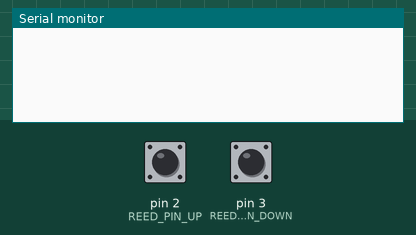
Bench run of a sketch on a simulated Arduino Uno, built with avr-gcc and run on an emulated ATmega328P. On the bench: the last lines printed to the serial monitor. Inputs (shaded band) come from the test bench; at power-on: pin 2 (REED_PIN_UP) HIGH, pin 3 (REED_PIN_DOWN) HIGH.

Above: at 1.2 s.
1.3 s: pin 2 (REED_PIN_UP) pulled LOW for 0.15 s
At 2.1 s:
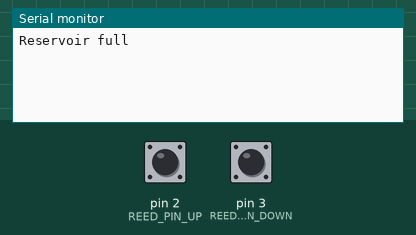
2.9 s: pin 3 (REED_PIN_DOWN) pulled LOW for 0.15 s
At 3.3 s:
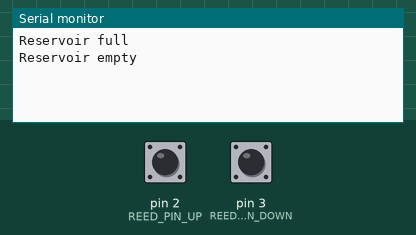

Measured:
- after the input at 1.3 s, the serial monitor: prints a new line at once (image 1)
- after the input at 2.9 s, the serial monitor: prints a new line at once (image 2)

The sketch:

wickingbed.ino
```cpp
const int REED_PIN_UP = 2;	// Pin connected to reed switch
const int REED_PIN_DOWN = 3;	// Pin connected to reed switch

bool reservoir_full = false;

void setup() {
	Serial.begin(9600);
	pinMode(REED_PIN_UP, INPUT_PULLUP);	// Enable internal pull-up for the reed switch
  pinMode(REED_PIN_DOWN, INPUT_PULLUP);
}

void loop() {
	int full = digitalRead(REED_PIN_UP);
  int empty = digitalRead(REED_PIN_DOWN);

	// If the pin reads low, the switch is closed.
	if (full == LOW) {
    if (reservoir_full == false) {
      reservoir_full = true;
		  Serial.println("Reservoir full");
    }
	}
	else if (empty == LOW) {
    if (reservoir_full == true) {
      reservoir_full = false;
      Serial.println("Reservoir empty");
    }
  }

  delay(100);
}
```
